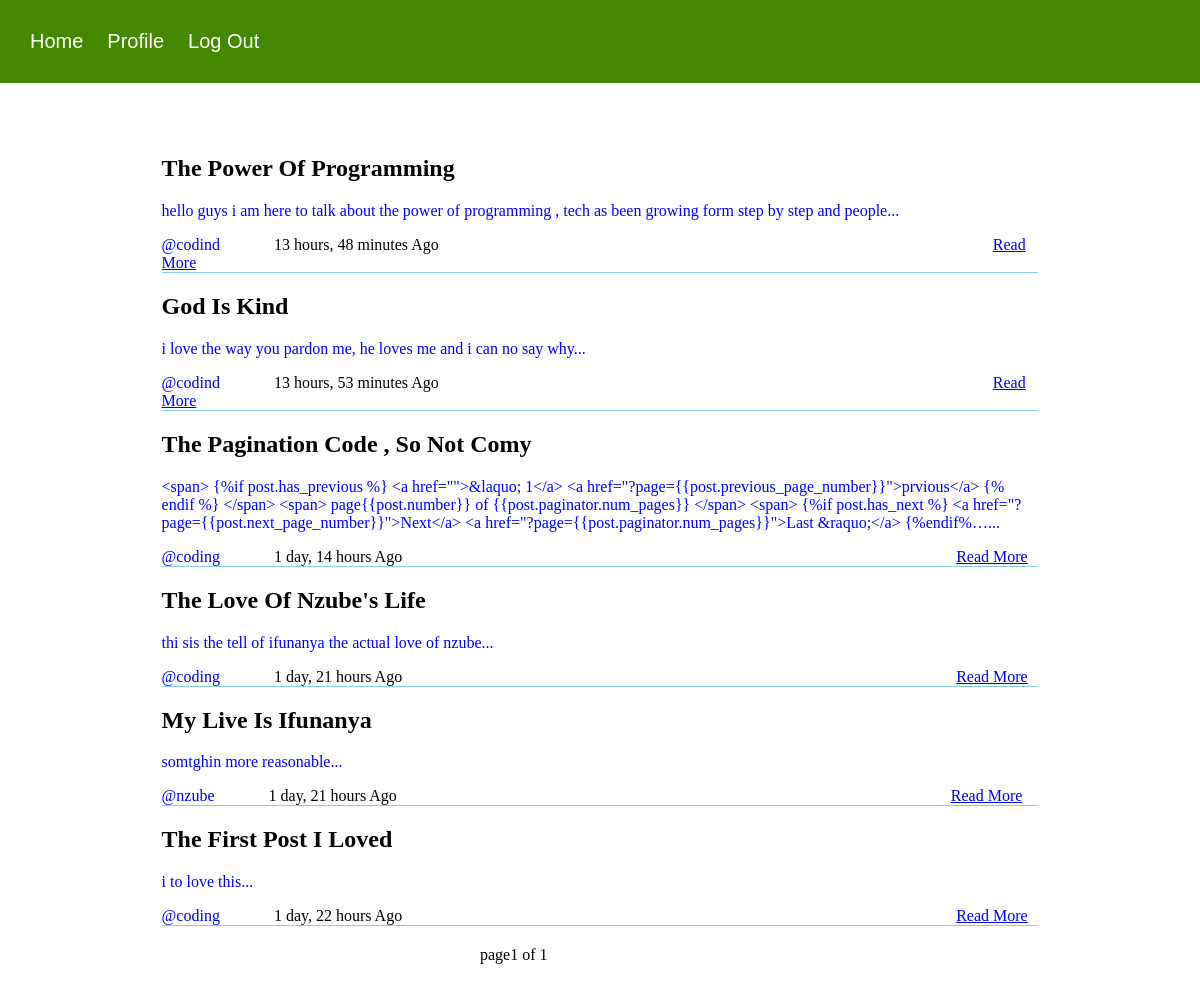
Screenshot of / (signed in) with the database file from the repository.
### core/models.py (models this page shows, shortened)
class Post(models.Model):
	profile = models.ForeignKey(Profile,on_delete = models.CASCADE,related_name= 'posts')
	title = models.CharField(max_length = 2030)
	body = models.CharField(max_length = 237898)
	date = models.DateTimeField(auto_now_add = True)
	def readmore_url(self):
		return reverse('readmore',kwargs = {'id':self.id})

class Profile(models.Model):
	user = models.OneToOneField('auth.User',on_delete = models.CASCADE,related_name = 'profile')
	bio = models.CharField(max_length = 1220)
	address = models.CharField(max_length = 1220)
	roles = models.ForeignKey('Role',on_delete = models.CASCADE,related_name= 'profiles',null = True)
	date = models.DateTimeField(auto_now_add = True)

### core/views.py (the view)
# urls.py: path('',Home.as_view(),name = 'home'),
class Home(UserMixin,generic.TemplateView):
	template_name = 'index.html'
	def get_context_data(self,**kwargs):
		context = super().get_context_data(**kwargs)
		post = Post.objects.order_by('-date')
		items_per_page = 6
		paginator = Paginator(post,items_per_page)
		page = self.request.GET.get('page',1)
		try:
			posts = paginator.page(page)
		except PageNotAnInteger:
			posts = paginator.page(1)
		except EmptyPage:
			posts = paginator.page(paginator.num_page)
		context['post'] = posts
		context['data'] = 'hello'
		return context

### core/utils.py (called while the page is built)
	def test_func(self):
		response = self.request.user.profile.roles.name == 'User'
		return response

### templates/index.html (shortened to what this page needs)
{%extends 'base.html'%}
{%load static%}
{%block body%}
<div class = 'new-post' style="">
	{%for obj in post%}
		<div class = 'post-block'>
			<h2 style="">{{obj.title|title}}</h2>
			<p style="color: blue;">{{obj.body|truncatechars:400}}...</p>
			<a style="text-decoration: none;margin-right: 50px" href="{% url 'viewprofile'%}?user={{obj.profile.user.username}}"> @{{obj.profile.user.username}}</a>
			<div style="display: inline;">
			<p style="text-align: right;display: inline;">{{obj.date|timesince}} Ago</p>
			<a href="{{obj.readmore_url}}" style="display: inline;text-align: right;margin-left: 550px;">Read More</a>
			</div>
		</div>
	{%endfor%}
	<div style="left: 40%;position: absolute;">
		<span>
			page{{post.number}} of {{post.paginator.num_pages}}
		</span>
	</div>
</div>
{%endblock%}

### templates/base.html (shortened to what this page needs)
{%load static%}
<html>
<head>
	<link rel="stylesheet" type="text/css" href="{%static 'styles.css'%}">
</head>
<body>
	<nav class="nav-bar">
		<a href="{%url 'home'%}" class='top-nav'>Home</a>
		<a href="{%url 'profile'%}" class='top-nav'>Profile</a>
		<a href="{%url 'logout'%}" class='top-nav'>Log Out</a>
	</nav>
	<div class="container">
	{%block body%}
	{%endblock%}
</div>
</body>
</html>

### static/styles.css (style rules this page uses)
body { padding: 0px; margin: 0px; }
.nav-bar { width: 95%; padding: 30px; background-color: #468700; margin-bottom: 10px; margin-top: 0px; }
.container { padding: 25px; margin: 25px; }
.top-nav { padding-right: 20px; text-decoration: none; color: white; font-family: sans-serif; font-size: 20px; }
.new-post { position: static; padding: 2px; }
.post-block { width: 80%; margin-left: auto; margin-right: auto; / color: blue; margin-bottom: 20px; border-bottom: 1px solid skyblue; }

### rows the page displays
Post: title "The Power Of Programming", body "hello guys i am here to talk about the power of programming , tech as been growing form step by step and people", profile.user.username "codind", date "13 hours, 48 minutes"
Post: title "God Is Kind", body "i love the way you pardon me, he loves me and i can no say why", profile.user.username "codind", date "13 hours, 53 minutes"
Post: title "The Pagination Code , So Not Comy", body "<span> {%if post.has_previous %} <a href=\"\">&laquo; 1</a> <a href=\"?page={{post.previous_page_number}}\">prvious</a> {% endif %} </span> <span> page{{post.number}} of {{post.paginator.num_pages}} </span> <span> {%if post.has_next %} <a href=\"?page={{post.next_page_number}}\">Next</a> <a href=\"?page={{post.paginator.num_pages}}\">Last &raquo;</a> {%endif%…", profile.user.username "coding", date "1 day, 14 hours"
Post: title "The Love Of Nzube's Life", body "thi sis the tell of ifunanya the actual love of nzube", profile.user.username "coding", date "1 day, 21 hours"
Post: title "My Live Is Ifunanya", body "somtghin more reasonable", profile.user.username "nzube", date "1 day, 21 hours"
Post: title "The First Post I Loved", body "i to love this", profile.user.username "coding", date "1 day, 22 hours"

### other values shown
{{ post.number }} "1"
{{ post.paginator.num_pages }} "1"
